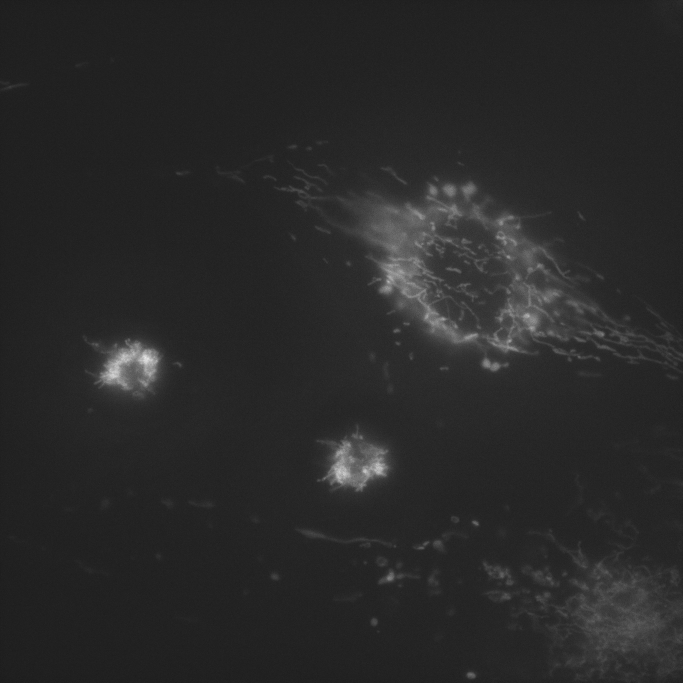
#> input picture test/images/CTRL1.jpg, 2048 x 2048 px (shown at 1/3 size)
$ python -i imageAnalyzer.py   (imports and definitions only)
#> lines starting #> are read from the running program, lines starting #| are printed output that depends on the picture; after the words box and inside, x2 and y2 are one past the last pixel; in counts of white or black regions, pixels touching at a corner belong together
# based on http://www.pyimagesearch.com/2016/03/28/measuring-size-of-objects-in-an-image-with-opencv/

# import the necessary packages
from imutils import contours
import cv2

class ImageAnalyzer:

    def __init__(self, minimumFeatureSize=1024):
        self.minimumSize=minimumFeatureSize

    def measureImage(self,imgFileName):

        # load the image, convert it to grayscale, and blur it slightly
#> called with imgFileName = '../test/images/CTRL1.jpg'
        image = cv2.imread(imgFileName)
#> image is the input picture: shape (2048, 2048, 3); min 0, max 255, mean 41.5
        gray = cv2.cvtColor(image, cv2.COLOR_BGR2GRAY)
        gray = cv2.GaussianBlur(gray, (11, 11), 0)

        # dump out background
        ret,th4 = cv2.threshold(gray,64,255,cv2.THRESH_TOZERO)
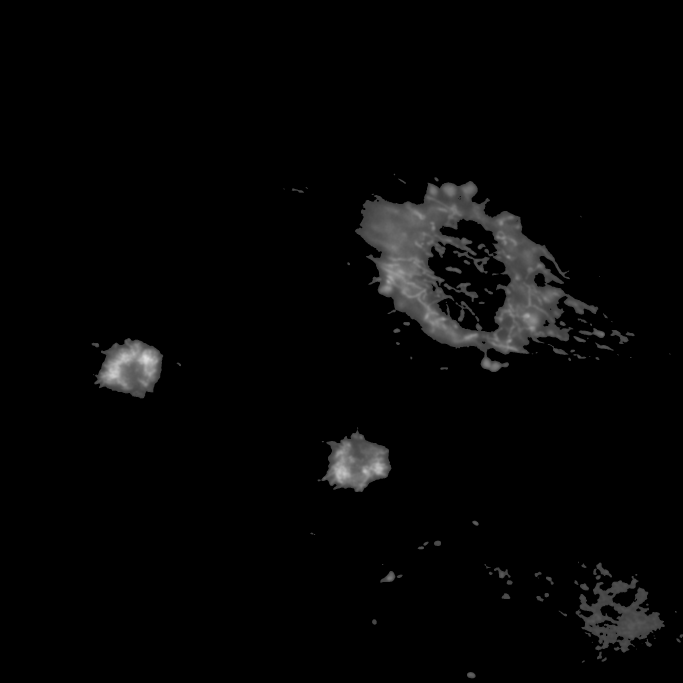
#> th4: shape (2048, 2048) (shown at 1/3 size); min 0, max 224, mean 5.7

        # perform a dilation + erosion to close gaps in between object edges
        dilated = cv2.dilate(th4, None, iterations=3)
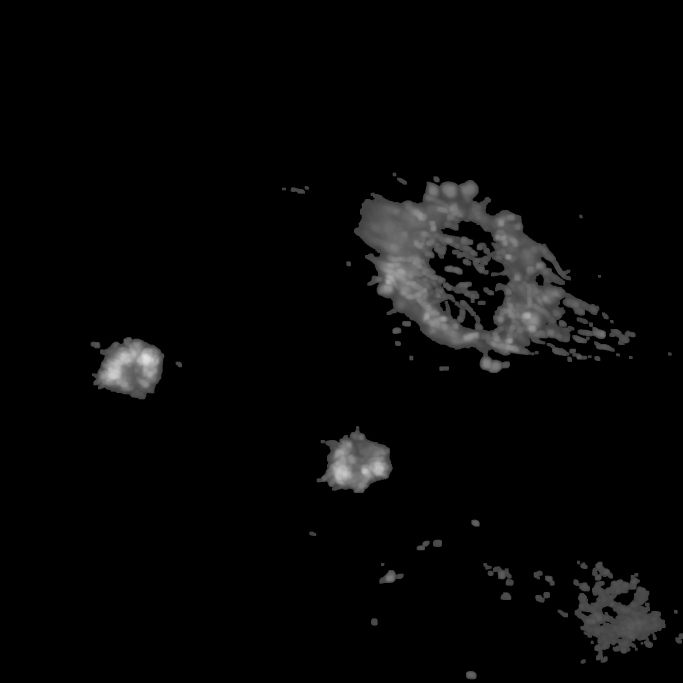
#> dilated: shape (2048, 2048) (shown at 1/3 size); min 0, max 224, mean 7.1
        eroded = cv2.erode(dilated, None, iterations=5)

        # finally remove noise
        final = cv2.medianBlur(eroded, 31)

        # find contours in the edge map
        cnts = cv2.findContours(final.copy(), cv2.RETR_EXTERNAL, cv2.CHAIN_APPROX_SIMPLE)
#> cnts = 7 contours; box (x1, y1, x2, y2) and area: (1077, 550, 1704, 1058) 206520, (293, 1021, 484, 1190) 23256, (979, 1302, 1169, 1471) 22532, (1743, 1747, 1984, 1947) 22266, (1700, 894, 1759, 935) 1314, (1448, 1077, 1500, 1111) 1164, (1161, 1726, 1175, 1738) 110

        # sort the contours from left-to-right
#> (the run stopped early here; a loop or call above may not have finished)

$ run again, on test/images/CTRL12.jpg
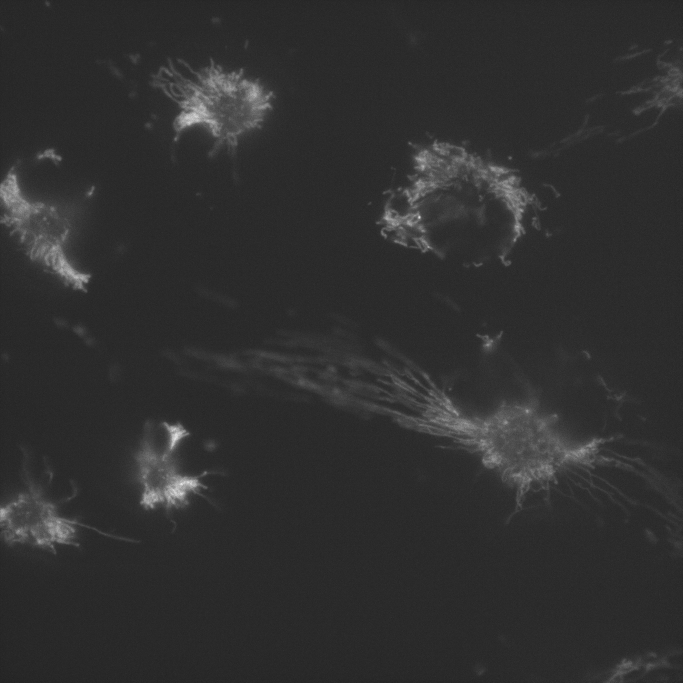
#> input picture test/images/CTRL12.jpg, 2048 x 2048 px (shown at 1/3 size)
#> in measureImage, image is the input picture: shape (2048, 2048, 3); min 15, max 255, mean 48.2
#> in measureImage, `dilated = cv2.dilate(th4, None, iterations=3)`:
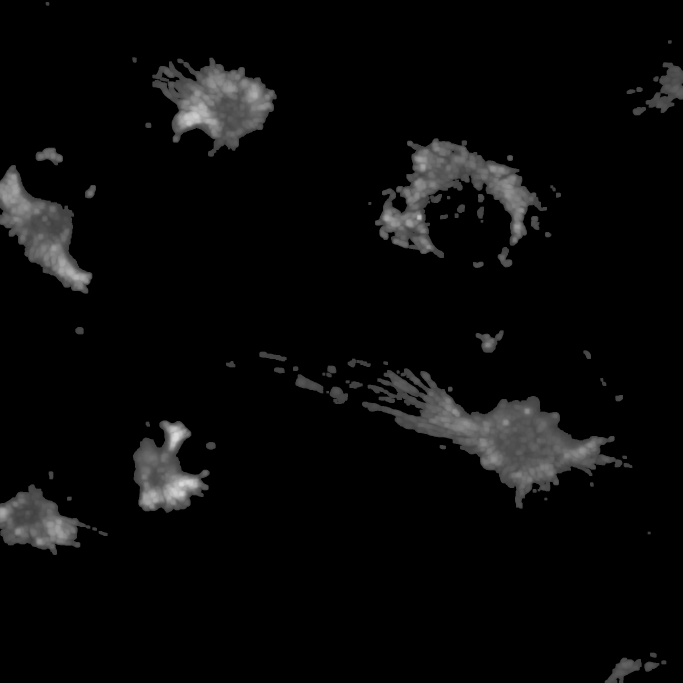
#> dilated: shape (2048, 2048) (shown at 1/3 size); min 0, max 218, mean 9.1
#> in measureImage, `final = cv2.medianBlur(eroded, 31)`:
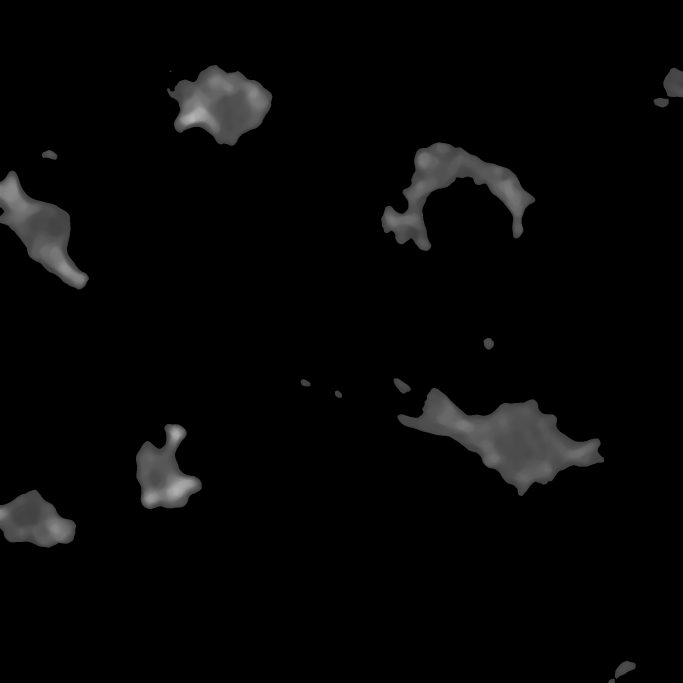
#> final: shape (2048, 2048) (shown at 1/3 size); min 0, max 179, mean 6.1
#> cnts = 16 contours, 1 with area under 20; largest, box (x1, y1, x2, y2) and area: (1192, 1164, 1812, 1488) 82406, (1143, 427, 1606, 753) 53008, (501, 195, 817, 437) 47546, (0, 512, 267, 869) 40830, (408, 1272, 605, 1527) 29783

$ run again, on test/images/CTRL24.jpg
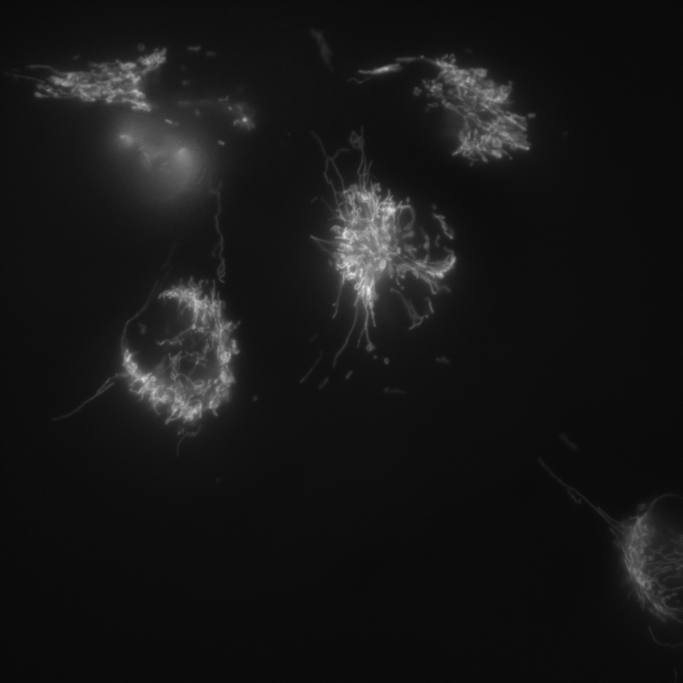
#> input picture test/images/CTRL24.jpg, 2048 x 2048 px (shown at 1/3 size)
#> in measureImage, image is the input picture: shape (2048, 2048, 3); min 5, max 255, mean 23
#> in measureImage, `ret,th4 = cv2.threshold(gray,64,255,cv2.THRESH_TOZERO)`:
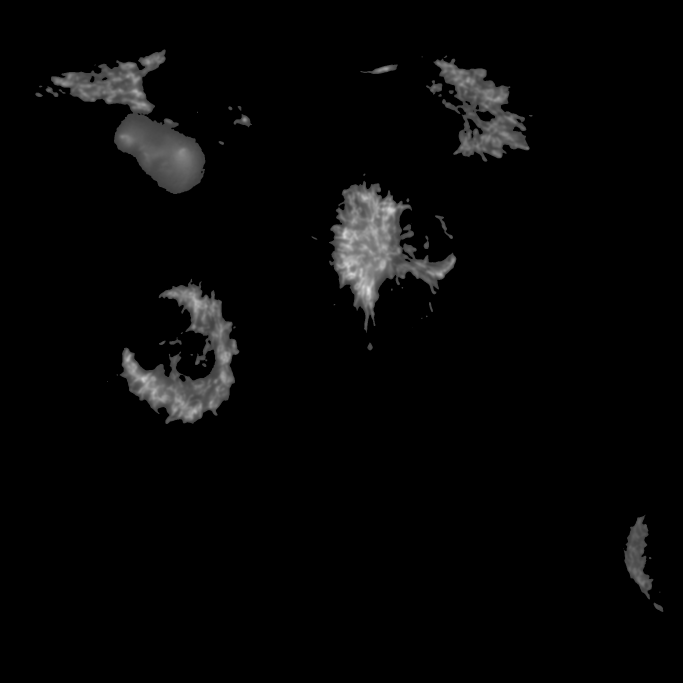
#> th4: shape (2048, 2048) (shown at 1/3 size); min 0, max 231, mean 6.4
#> in measureImage, `dilated = cv2.dilate(th4, None, iterations=3)`:
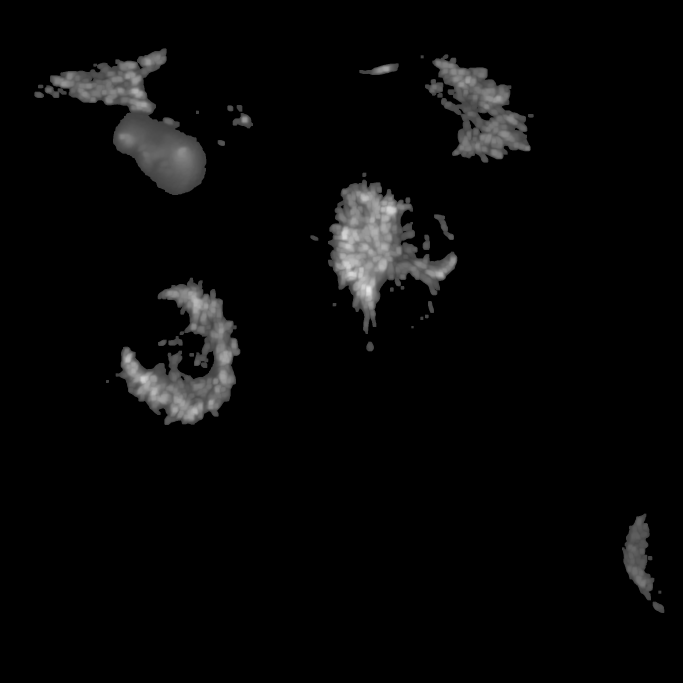
#> dilated: shape (2048, 2048) (shown at 1/3 size); min 0, max 231, mean 7.8
#> cnts = 8 contours; box (x1, y1, x2, y2) and area: (998, 554, 1364, 949) 67046, (165, 158, 612, 578) 64970, (369, 855, 711, 1266) 57086, (1317, 185, 1579, 469) 37636, (1876, 1564, 1953, 1774) 9132, (1299, 253, 1317, 274) 270, (724, 354, 743, 372) 236, (514, 1075, 532, 1093) 218

$ run again, on test/images/CTRL25.jpg
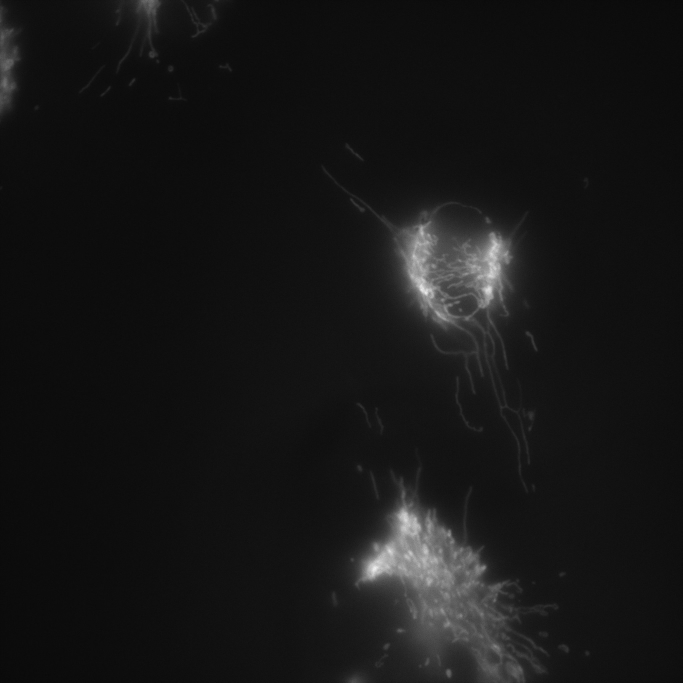
#> input picture test/images/CTRL25.jpg, 2048 x 2048 px (shown at 1/3 size)
#> in measureImage, image is the input picture: shape (2048, 2048, 3); min 5, max 255, mean 22.4
#> in measureImage, `ret,th4 = cv2.threshold(gray,64,255,cv2.THRESH_TOZERO)`:
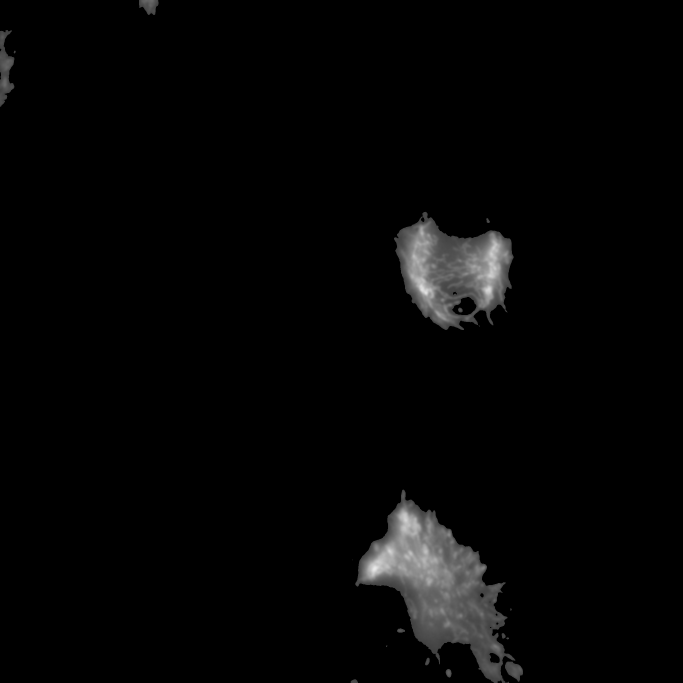
#> th4: shape (2048, 2048) (shown at 1/3 size); min 0, max 236, mean 5.4
#> cnts = 5 contours; box (x1, y1, x2, y2) and area: (1075, 1496, 1514, 2048) 115314, (1190, 653, 1535, 982) 75338, (0, 95, 38, 313) 4688, (419, 0, 473, 37) 1337, (1520, 1986, 1564, 2031) 1274
